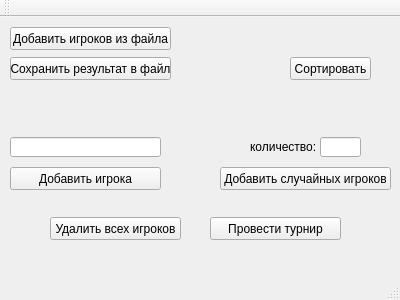
<?xml version="1.0" encoding="UTF-8"?>
<ui version="4.0">
 <class>MainWindow</class>
 <widget class="QMainWindow" name="MainWindow">
  <property name="geometry">
   <rect>
    <x>0</x>
    <y>0</y>
    <width>400</width>
    <height>300</height>
   </rect>
  </property>
  <property name="windowTitle">
   <string>MainWindow</string>
  </property>
  <widget class="QWidget" name="centralWidget">
   <widget class="QPushButton" name="pushButton">
    <property name="geometry">
     <rect>
      <x>10</x>
      <y>10</y>
      <width>161</width>
      <height>23</height>
     </rect>
    </property>
    <property name="text">
     <string>Добавить игроков из файла</string>
    </property>
   </widget>
   <widget class="QPushButton" name="pushButton_2">
    <property name="geometry">
     <rect>
      <x>10</x>
      <y>40</y>
      <width>161</width>
      <height>23</height>
     </rect>
    </property>
    <property name="text">
     <string>Сохранить результат в файл</string>
    </property>
   </widget>
   <widget class="QPushButton" name="pushButton_3">
    <property name="geometry">
     <rect>
      <x>290</x>
      <y>40</y>
      <width>81</width>
      <height>23</height>
     </rect>
    </property>
    <property name="text">
     <string>Сортировать</string>
    </property>
   </widget>
   <widget class="QPushButton" name="pushButton_4">
    <property name="geometry">
     <rect>
      <x>210</x>
      <y>200</y>
      <width>131</width>
      <height>23</height>
     </rect>
    </property>
    <property name="text">
     <string>Провести турнир</string>
    </property>
   </widget>
   <widget class="QPushButton" name="pushButton_5">
    <property name="geometry">
     <rect>
      <x>10</x>
      <y>150</y>
      <width>151</width>
      <height>23</height>
     </rect>
    </property>
    <property name="text">
     <string>Добавить игрока</string>
    </property>
   </widget>
   <widget class="QLineEdit" name="lineEdit">
    <property name="geometry">
     <rect>
      <x>10</x>
      <y>120</y>
      <width>151</width>
      <height>20</height>
     </rect>
    </property>
   </widget>
   <widget class="QLineEdit" name="lineEdit_2">
    <property name="geometry">
     <rect>
      <x>320</x>
      <y>120</y>
      <width>41</width>
      <height>20</height>
     </rect>
    </property>
   </widget>
   <widget class="QLabel" name="label">
    <property name="geometry">
     <rect>
      <x>250</x>
      <y>120</y>
      <width>71</width>
      <height>20</height>
     </rect>
    </property>
    <property name="text">
     <string>количество:</string>
    </property>
   </widget>
   <widget class="QPushButton" name="pushButton_6">
    <property name="geometry">
     <rect>
      <x>220</x>
      <y>150</y>
      <width>171</width>
      <height>23</height>
     </rect>
    </property>
    <property name="text">
     <string>Добавить случайных игроков</string>
    </property>
   </widget>
   <widget class="QPushButton" name="pushButton_7">
    <property name="geometry">
     <rect>
      <x>50</x>
      <y>200</y>
      <width>131</width>
      <height>23</height>
     </rect>
    </property>
    <property name="text">
     <string>Удалить всех игроков</string>
    </property>
   </widget>
  </widget>
  <widget class="QMenuBar" name="menuBar">
   <property name="geometry">
    <rect>
     <x>0</x>
     <y>0</y>
     <width>400</width>
     <height>21</height>
    </rect>
   </property>
  </widget>
  <widget class="QToolBar" name="mainToolBar">
   <attribute name="toolBarArea">
    <enum>TopToolBarArea</enum>
   </attribute>
   <attribute name="toolBarBreak">
    <bool>false</bool>
   </attribute>
  </widget>
  <widget class="QStatusBar" name="statusBar"/>
 </widget>
 <layoutdefault spacing="6" margin="11"/>
 <resources/>
 <connections/>
</ui>
